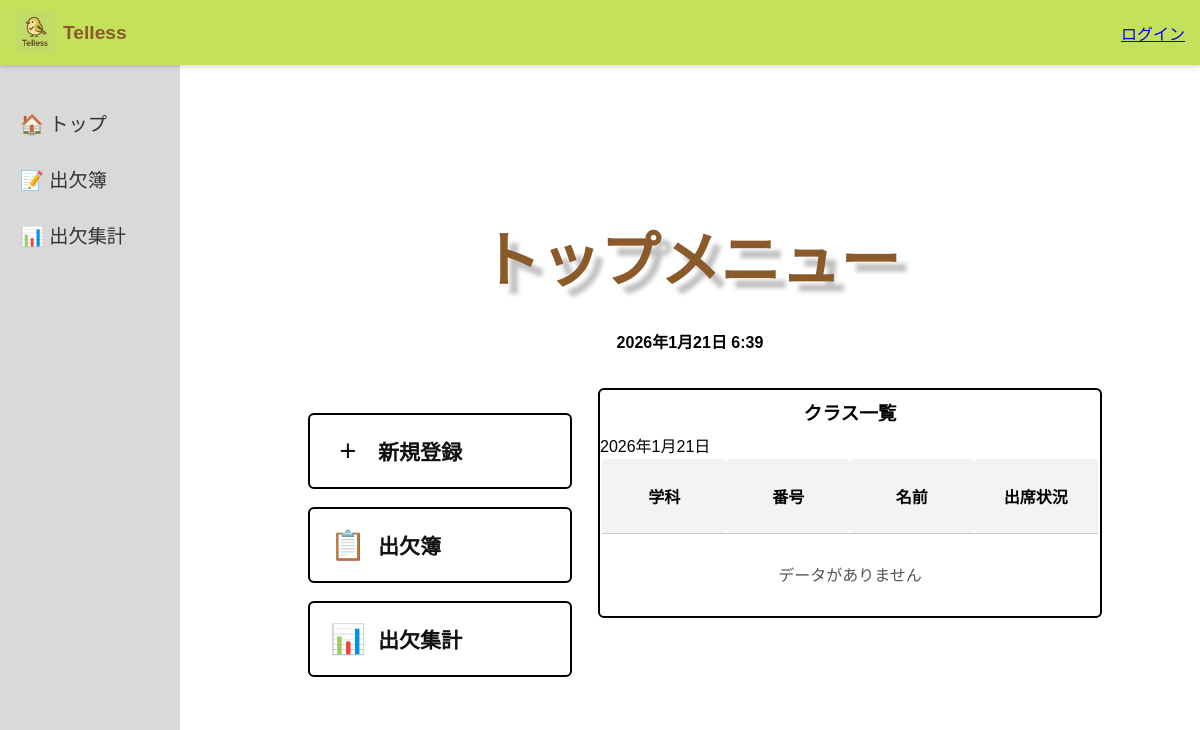
Before: /index/ with the older database file.
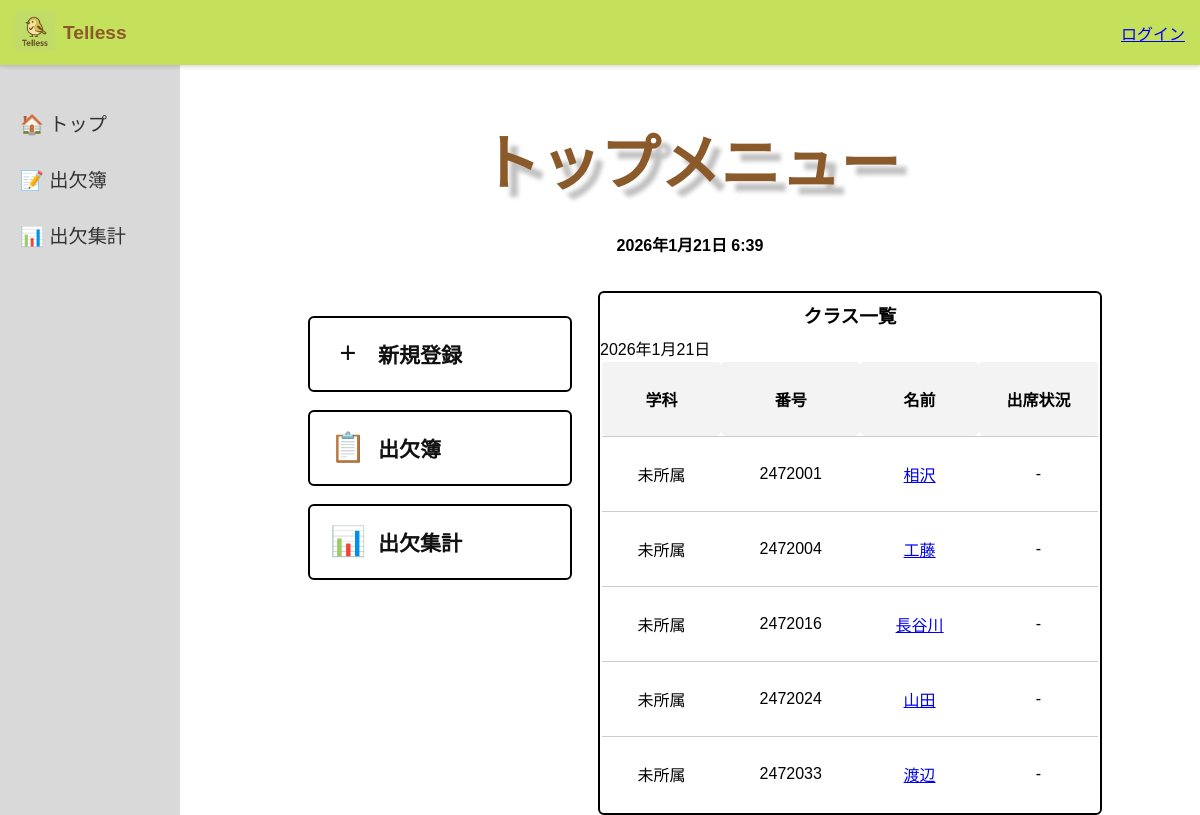
After: the same page with the newer database file.
### telles/models.py (models this page shows, shortened)
class StudentProfile(models.Model):
    user = models.OneToOneField(
        CustomUser,
        on_delete=models.CASCADE,
        related_name='student_profile'
    )
    student_name = models.CharField(max_length=30)
    student_number = models.IntegerField()
    created_by_teacher = models.ForeignKey(
        TeacherProfile,
        on_delete=models.SET_NULL,
        null=True,
        blank=True,
        related_name='students'
    )
    created_at = models.DateTimeField(auto_now_add=True)
    department = models.ForeignKey(
        ClassRegistration,
        on_delete=models.SET_NULL,
        null=True,
        blank=True,
        related_name = 'students'
    )
    academic_year = models.CharField(max_length=10, blank=True, null=True)
    COURSE_YEARS_CHOICES = [
        (1, '1年制'),
        (2, '2年制'),
        (3, '3年制'),
    ]
    course_years = models.IntegerField(
        choices = COURSE_YEARS_CHOICES,
        null=True,
        blank=True
    )
    class Meta:
        db_table = 'student_database'  # 生徒専用テーブル名
        ordering = ['student_number']

### telles/views.py (the view)
# urls.py: path('index/', views.index_view, name='index'),  # ← 教師用トップページ
def index_view(request):
    selected_year = request.session.get("selected_year")
    selected_major = request.session.get("selected_major")  # ← 学科
    selected_course = request.session.get("selected_course")
    students = StudentProfile.objects.all()
    if selected_year:
        students = students.filter(academic_year=selected_year)
    if selected_major:
        students = students.filter(department__department=selected_major)
    if selected_course:
        students = students.filter(course_years=selected_course)
    today_date = date.today()
    attendance_map = {a.student_id: a for a in Attendance.objects.filter(date=today_date)}
    for s in students:
        s.attendance = attendance_map.get(s.id)
    return render(request, "index.html", {
        "students": students,
        "year": selected_year,
        "major": selected_major,
        "attendance_map": attendance_map,
        "date": today_date,
    })

### telles/templates/index.html (shortened to what this page needs)
{% extends "base.html" %}
{% block content %}
<section class="content">
  <h1 class="title">トップメニュー</h1>
  <p id="datetime" class="datetime"></p>
  <div class="menu-container">
    <div class="menu-box">
      <div class="buttons-vertical">
        <a href="{% url 'telles:student_signup' %}" class="action-card">
          <div class="action-icon">+</div>
          <div class="action-text">新規登録</div>
        </a>
        <a href="{% url 'telles:calendar' %}" class="action-card">
          <div class="action-icon">📋</div>
          <div class="action-text">出欠簿</div>
        </a>
        <a href="{% url 'telles:attendance_summary' %}" class="action-card">
          <div class="action-icon">📊</div>
          <div class="action-text">出欠集計</div>
        </a>
      </div>
    </div>
    <div class="class-box">
      <h3>クラス一覧</h3>
      <span id="today"></span>
      <table class="class-table-top">
        <thead>
          <tr>
            <th>学科</th>
            <th>番号</th>
            <th>名前</th>
            <th>出席状況</th>
          </tr>
        </thead>
        <tbody>
  {% for student in students %}
  <tr>
    <td>
      {% if student.department %}
        {{ student.department.department }}
      {% else %}
        未所属
      {% endif %}
    </td>
    <td>{{ student.student_number }}</td>
    <td>
      <a href="{% url 'telles:profile' student.id %}">
        {{ student.student_name }}
      </a>
    </td>
            <td>
          {% if not student.user.is_active %}
            <span class="student-inactive-text">退学</span>
          {% elif student.attendance %}
            <a href="{% url 'telles:detail' student.id date %}">
              {{ student.attendance.get_status_display }}
            </a>
          {% else %}
            -
          {% endif %}
        </td>
          </tr>
          {% empty %}
          <tr>
            <td colspan="4" class="empty">データがありません</td>
          </tr>
          {% endfor %}
        </tbody>
      </table>
    </div>
  </div>
</section>
{% endblock %}

### telles/templates/base.html (shortened to what this page needs)
{% load static %}
<!DOCTYPE html>
<html lang="ja">
<head>
  <link rel="stylesheet" href="{% static 'css/styles.css' %}?v={{ now|date:'U' }}">
</head>
<body>
  <header class="header">
    <div class="header-left">
      <a href="{% url 'telles:index' %}">
        <img src="{% static 'images/テレロン.png' %}" alt="Tellessアイコン" class="app-icon">
      </a>
      <span class="app-title">Telless</span>
    </div>
    <div class="header-right">
      {% if user.is_authenticated %}
      {% if user.is_teacher %}
      {% if user.teacher_profile %}
      <span class="username">{{ user.teacher_profile.teacher_name }}</span>
      {% else %}
      <span class="username">{{ user.username }}</span>
      {% endif %}
      <img src="{% static 'images/teacher_icon.jpg' %}" alt="教師アイコン" class="user-icon">
      {% elif user.is_student %}
      {% if user.student_profile %}
      <span class="username">{{ user.student_profile.student_name }}</span>
      {% else %}
      <span class="username">{{ user.username }}</span>
      {% endif %}
      <img src="{% static 'images/student_icon.jpg' %}" alt="生徒アイコン" class="user-icon">
      {% endif %}
      <form action="{% url 'telles:logout' %}" method="post" style="display:inline;">
        {% csrf_token %}
        <button type="submit" class="logout-btn">ログアウト</button>
      </form>
      {% else %}
      <a href="{% url 'telles:teacher_login' %}" class="login-link">ログイン</a>
      {% endif %}
    </div>
  </header>
  <aside class="sidebar">
    <ul>
      <li><a href="{% url 'telles:index' %}">🏠 トップ</a></li>
      <li><a href="{% url 'telles:calendar' %}">📝 出欠簿</a></li>
      <li><a href="{% url 'telles:attendance_summary' %}">📊 出欠集計</a></li>
    </ul>
  </aside>
  <main class="main-content">
    {% block content %}
    {% endblock %}
  </main>
</body>
</html>

### telles/static/css/styles.css (style rules this page uses)
body { margin: 0; font-family: "Hiragino Sans", "Noto Sans JP", sans-serif; }
.header { background-color: #C5E05A; display: flex; justify-content: space-between; align-items: center; height: 65px; padding: 0 15px; position: fixed; top: 0; left: 0; width: 100%; box-shadow: 0 2px 4px rgba(0, 0, 0, 0.15); z-index: 1000; box-sizing: border-box; }
.header-left { display: flex; align-items: center; gap: 8px; flex-shrink: 0; }
.app-icon { width: 40px; height: 40px; }
.app-title { font-size: 1.2rem; font-weight: bold; color: #8b5a2b; }
.header-right { display: flex; align-items: center; gap: 8px; flex-wrap: nowrap; min-width: 0; }
.sidebar { background-color: #D9D9D9; position: fixed; top: 65px; left: 0; width: 180px; height: calc(100vh - 65px); padding-top: 30px; }
.sidebar ul { list-style: none; padding: 0; margin: 0; }
.sidebar li { padding: 14px 20px; font-size: 1.2rem; }
.sidebar a { color: #333; text-decoration: none; display: flex; align-items: center; gap: 8px; }
.main-content { margin-left: 180px; margin-top: 65px; min-height: calc(100vh - 65px); background-color: #fff; display: flex; justify-content: center; align-items: center; }
.title { color: #8B5A2B; font-size: 80px; font-weight: bold; text-shadow: 10px 10px 4px rgba(0, 0, 0, 0.25); text-align: center; margin-bottom: 20px; }
.datetime { text-align: center; margin-top: 0; font-size: 30px; font-weight: bold; }
.buttons-vertical { display: flex; flex-direction: column; gap: 18px; width: 220px; }
.action-card { display: flex; align-items: center; gap: 12px; width: 120%; padding: 18px 20px; box-sizing: border-box; background-color: #fff; border: 2px solid #000; border-radius: 6px; text-decoration: none; color: #111; transition: transform 0.08s ease, box-shadow 0.12s ease; }
.action-icon { font-size: 1.8rem; line-height: 1; width: 36px; height: 36px; display: flex; align-items: center; justify-content: center; flex-shrink: 0; }
.action-text { font-size: 21px; font-weight: bold; }
.menu-container { display: flex; justify-content: center; align-items: flex-start; gap: 40px; margin-top: 35px; }
.menu-box { padding: 25px 30px; background: #fff; border-radius: 6px; }
.class-box { border: 2px solid #000; border-radius: 6px; background: #fff; width: 500px; display: flex; flex-direction: column; }
.class-box h3 { text-align: center; margin: 8px 0; }
table { border-collapse: collapse; margin: 0 auto; font-size: 16px; }
th, td { width: 50px; height: 50px; text-align: center; border-radius: 6px; }
th { background-color: #f3f3f3; }
td { cursor: pointer; transition: background-color 0.2s; }
#datetime, #selected-date { font-size: 16px; margin-bottom: 16px; }
.class-table-top { width: 100%; border-collapse: collapse; border: 2px solid #000; background: #fff; border-radius: 6px; overflow: hidden; text-align: center; }
.class-table-top thead { background-color: #f0f0f0; }
.class-table-top th, .class-table-top td { padding: 12px 10px; border-bottom: 1px solid #ccc; }
.class-table-top tr:last-child td { border-bottom: none; }
.title { text-align: center; font-size: 60px; margin-bottom: 30px; color: #8B5A2B; }

Changed rows visible on the page:
added StudentProfile: shows "未所属", student_number "2472001", student_name "相沢"
added StudentProfile: shows "未所属", student_number "2472004", student_name "工藤"
added StudentProfile: shows "未所属", student_number "2472016", student_name "長谷川"
added StudentProfile: shows "未所属", student_number "2472024", student_name "山田"
added StudentProfile: shows "未所属", student_number "2472033", student_name "渡辺"
Other visible differences:
text no longer shown: "データがありません"
